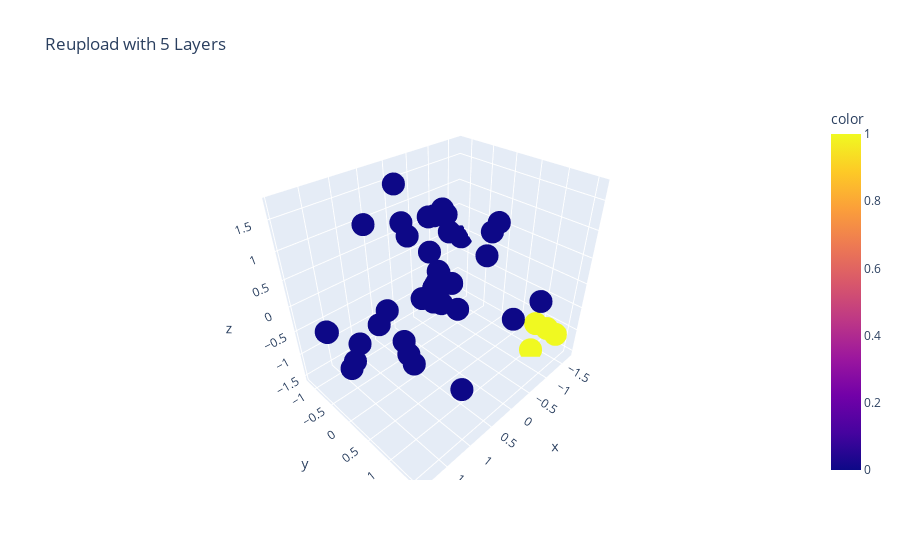

The notebook cell this image was saved under:
### Code cell
px.scatter_3d(x=x_testdf.iloc[:,0],y=x_testdf.iloc[:,1],z=x_testdf.iloc[:,2], color= y_pred, title=" Reupload with 5 Layers")

### Figure 1 — Plotly figure (JSON) as saved in the notebook; plotly's stock layout.template omitted (floating-point values rounded to 4 significant figures)
{"data": [{"hovertemplate": "x=%{x}<br>y=%{y}<br>z=%{z}<br>color=%{marker.color}<extra></extra>", "legendgroup": "", "marker": {"color": [0, 0, 0, 0, 0, 0, 0, 0, 0, 0, 0, 1, 0, 0, 0, 0, 0, 1, 0, 0, 0, 0, 1, 1, 0, 0, 0, 0, 0, 0, 0, 0, 0, 0, 0, 0, 0, 0, 0, 0], "coloraxis": "coloraxis", "symbol": "circle"}, "mode": "markers", "name": "", "scene": "scene", "showlegend": false, "type": "scatter3d", "x": [0.3365, -0.1597, 0.6439, 1.808, 0.6419, -0.6935, 1.842, -0.5848, 0.571, 1.114, -0.8186, -1.301, -0.4912, -0.7078, -0.5652, 0.297, 0.2438, -0.9676, 1.752, -0.3205, -0.2277, -1.593, -1.301, -0.9021, 0.1645, 0.1146, -1.702, -0.9747, -0.5975, 0.5872, -1.028, -0.4093, 0.1043, -0.4466, 1.92, 0.6907, 0.5957, -0.2704, 1.131, -0.7492], "y": [-0.618, -0.4149, -0.1158, 0.07392, -0.2245, 0.5924, -0.5906, 0.4825, -0.7281, 0.5766, -1.015, 1.088, -0.9959, -0.8936, 1.579, -0.4129, 0.2331, 1.53, -0.7364, -0.4546, -0.4756, -0.2339, 1.528, 1.347, 0.4282, 0.08493, -1.108, -1.191, -0.3701, -0.9909, -0.5381, 1.232, -0.7825, -0.3833, 0.1412, 1.179, -1.137, -0.1265, -0.8467, -0.7163], "z": [1.72, 1.086, -1.149, -0.3859, -0.9188, 1.157, -0.2023, 0.5688, -0.5673, -0.5729, -1.266, -1.522, -0.9968, -0.8172, 0.2487, 0.9176, 0.5121, -0.5438, -0.357, 1.035, 0.3854, 0.3468, -0.8753, -0.5073, 0.3717, 0.4119, -0.1346, -0.8487, 0.6687, -1.028, -1.305, -0.2, 0.9467, 1.139, -0.4056, -0.9921, 0.962, 1.19, -1.06, -1.109]}], "layout": {"coloraxis": {"colorbar": {"title": {"text": "color"}}, "colorscale": [[0, "#0d0887"], [0.1111, "#46039f"], [0.2222, "#7201a8"], [0.3333, "#9c179e"], [0.4444, "#bd3786"], [0.5556, "#d8576b"], [0.6667, "#ed7953"], [0.7778, "#fb9f3a"], [0.8889, "#fdca26"], [1, "#f0f921"]]}, "legend": {"tracegroupgap": 0}, "scene": {"domain": {"x": [0, 1], "y": [0, 1]}, "xaxis": {"title": {"text": "x"}}, "yaxis": {"title": {"text": "y"}}, "zaxis": {"title": {"text": "z"}}}, "title": {"text": " Reupload with 5 Layers"}}}
